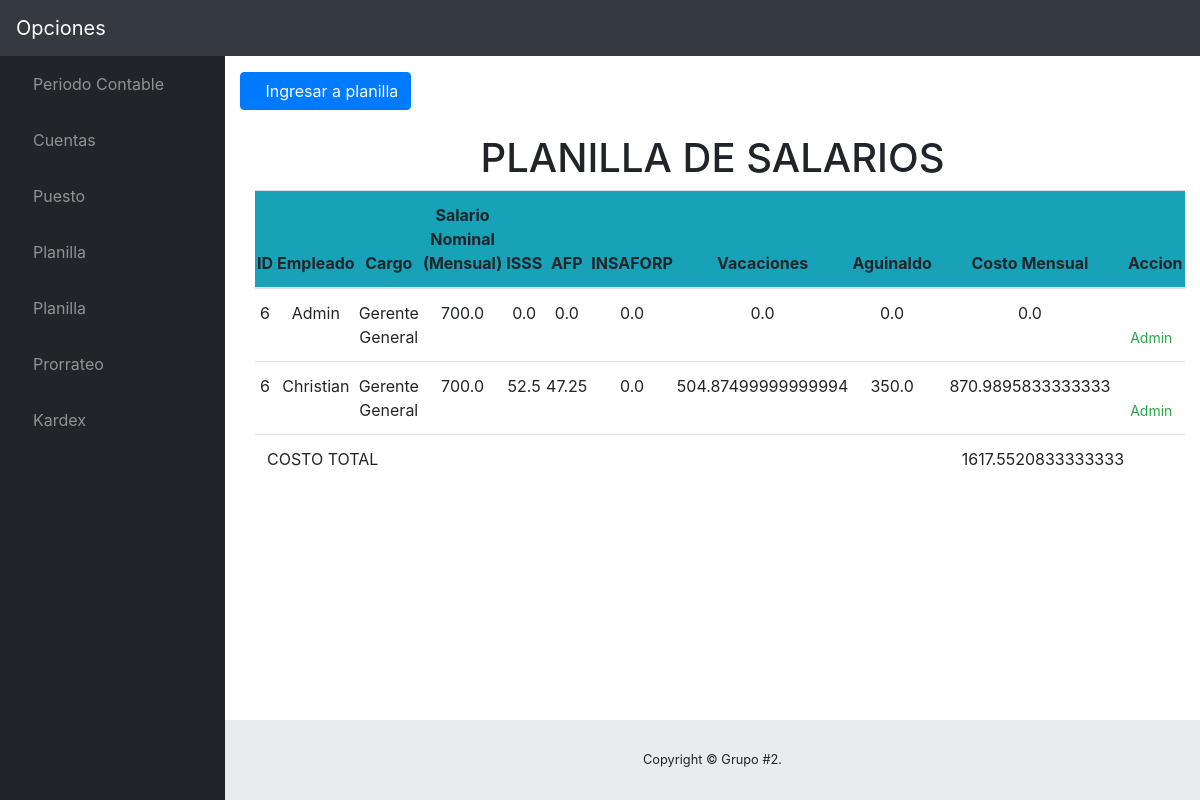
/planilla/, run on the app's committed database.
### contable/models.py (models this page shows, shortened)
class EmpPlanilla(models.Model):
	cargo = models.ForeignKey(Puesto)
	salPersonal = models.FloatField(blank=True, null=True)
	nomEmpleado = models.CharField(max_length=70)
	anios = models.FloatField()
	isss = models.FloatField(blank=True, null=True)
	afp = models.FloatField(blank=True, null=True)
	insaforp = models.FloatField(blank=True, null=True)
	vaca = models.FloatField(blank=True, null=True)
	aguinaldo = models.FloatField(blank=True, null=True)
	cmo = models.FloatField(blank=True, null=True)

class Puesto(models.Model):
	area = models.CharField(max_length=50)
	cargo = models.CharField(max_length=70)
	salNominal = models.FloatField()
	total = models.FloatField(blank=True, null=True)
	class Meta:
		verbose_name='Puestos'
		verbose_name_plural='Puestos'

### contable/views.py (the view)
# urls.py: url(r'^planilla/$', conPlanilla, name='con_planilla'),#Registro de transacciones
def conPlanilla(request):
	p = EmpPlanilla.objects.all()
	c = Puesto.objects.all()
	val=1
	sal=0
	total=costoMO()
	if request.method =='POST':
		planilla = EmpPlanilla()
		cargo = request.POST.get('cargo')
		planilla.cargo_id = cargo
		planilla.nomEmpleado = request.POST.get('empleado')
		anios = request.POST.get('anios')
		planilla.anios = anios
		for puesto in c:
			if int(cargo) == int(puesto.id): #Necesario convertir a entero
				sal = puesto.salNominal
				planilla.isss = sal*0.075
				planilla.afp = sal*0.0675
				if puesto.cargo == "Operario":
					planilla.insaforp = sal*0.01
				else:
					planilla.insaforp = 0
				salDia = sal/30
				planilla.vaca = salDia*15*(1 + 0.30 + 0.075 + 0.0675)
				if int(anios)>1:
					if int(anios)<3:
						planilla.aguinaldo = salDia*15
					if int(anios)>=3 and int(anios)<10:
						planilla.aguinaldo = salDia*18
					if int(anios)>=10:
						planilla.aguinaldo = salDia*21
				else:
					planilla.aguinaldo=0
				planilla.cmo = float(sal) + planilla.isss + planilla.afp + planilla.insaforp + planilla.vaca/12 + planilla.aguinaldo/12
				planilla.salPersonal = planilla.cmo #ASIGNACION INICIAL DE SALARIO INDIVIDUAL
				puesto.total += planilla.cmo
				puesto.save()
				planilla.save()
				break
		return redirect('contable:con_planilla')
	return render(request,'Main/planilla.html', {'p':p, 'c':c, 'val':val, 'total':total})

### contable/views.py (called while the page is built)
def costoMO():
	total=0
	puestos = Puesto.objects.all()
	for puesto in puestos:
		total += puesto.total
	return total

### contable/templates/Main/planilla.html (shortened to what this page needs)
{% extends "Base/base.html" %}
{% block Contenido %}
{% if val == 1%}
    <a href="" class="btn btn-primary" data-toggle="modal" data-target="#newTipo"><i class="fas fa-plus"></i>Ingresar a planilla</a>
<section class="container">
    <br>
    <div class="tabla-0">
        <table class="table table-hover">
            <thead class="titulo-0"><h1 class="text-center">PLANILLA DE SALARIOS</h1></thead>
            <thead class="bg-info">
                <th style="padding-left: 2px; padding-right: 2px; text-align: center;">ID</th>
                <th style="padding-left: 2px; padding-right: 2px; text-align: center;">Empleado</th>
                <th style="padding-left: 2px; padding-right: 2px; text-align: center;">Cargo</th>
                <th style="padding-left: 2px; padding-right: 2px; text-align: center;">Salario Nominal (Mensual)</th>
                <th style="padding-left: 2px; padding-right: 2px; text-align: center;">ISSS</th>
                <th style="padding-left: 2px; padding-right: 2px; text-align: center;">AFP</th>
                <th style="padding-left: 2px; padding-right: 2px; text-align: center;">INSAFORP</th>
                <th style="padding-left: 2px; padding-right: 2px; text-align: center;">Vacaciones</th>
                <th style="padding-left: 2px; padding-right: 2px; text-align: center;">Aguinaldo</th>
                <th style="padding-left: 2px; padding-right: 2px; text-align: center;">Costo Mensual</th>
                <th style="padding-left: 2px; padding-right: 2px; text-align: center;">Accion</th>
            </thead>
            {% for pe in p %}
            <tr>
                <td style="padding-left: 2px; padding-right: 2px; text-align: center;">{{pe.cargo_id}}</td>
                <td style="padding-left: 2px; padding-right: 2px; text-align: center;">{{pe.nomEmpleado}}</td>
                {% for puesto in c %}
                {% if pe.cargo_id == puesto.id %}
                <td style="padding-left: 2px; padding-right: 2px; text-align: center;">{{puesto.cargo}}</td>
                <td style="padding-left: 2px; padding-right: 2px; text-align: center;">{{puesto.salNominal}}</td>
                {% endif %}
                {% endfor %}
                <td style="padding-left: 2px; padding-right: 2px; text-align: center;">{{pe.isss}}</td>
                <td style="padding-left: 2px; padding-right: 2px; text-align: center;">{{pe.afp}}</td>
                <td style="padding-left: 2px; padding-right: 2px; text-align: center;">{{pe.insaforp}}</td>
                <td style="padding-left: 2px; padding-right: 2px; text-align: center;">{{pe.vaca}}</td>
                <td style="padding-left: 2px; padding-right: 2px; text-align: center;">{{pe.aguinaldo}}</td>
                <td style="padding-left: 2px; padding-right: 2px; text-align: center;">{{pe.salPersonal}}</td>
                <td style="padding-left: 2px; padding-right: 2px; text-align: center;"><a href="{% url 'contable:admin_planilla' pe.id %}" class="btn-sm btn-outline-success"> <i class="fas fa-user-edit"></i> Admin</a></td>
            </tr>
            {% endfor %}
            <tr>
                <td colspan="9">COSTO TOTAL</td>
                <td style="padding-left: 28px; padding-right: 2px; text-align: center;">{{total}}</td>
                <td></td>
            </tr>
        </table>
    </div>
</section>
{% endif %}
{% endblock %}

### contable/static/css/sb-admin.css (style rules this page uses)
html { position: relative; min-height: 100%; }
body { height: 100%; }
:root { --input-padding-x: 0.75rem; --input-padding-y: 0.75rem; }

### data on the page
EmpPlanilla: cargo_id "6", nomEmpleado "Admin", isss "0.0", afp "0.0", insaforp "0.0", vaca "0.0", aguinaldo "0.0", salPersonal "0.0"
Puesto: cargo "Gerente General", salNominal "700.0"
EmpPlanilla: cargo_id "6", nomEmpleado "Christian", isss "52.5", afp "47.25", insaforp "0.0", vaca "504.87499999999994", aguinaldo "350.0", salPersonal "870.9895833333333"

### other printed values
{{ total }} "1617.5520833333333"
